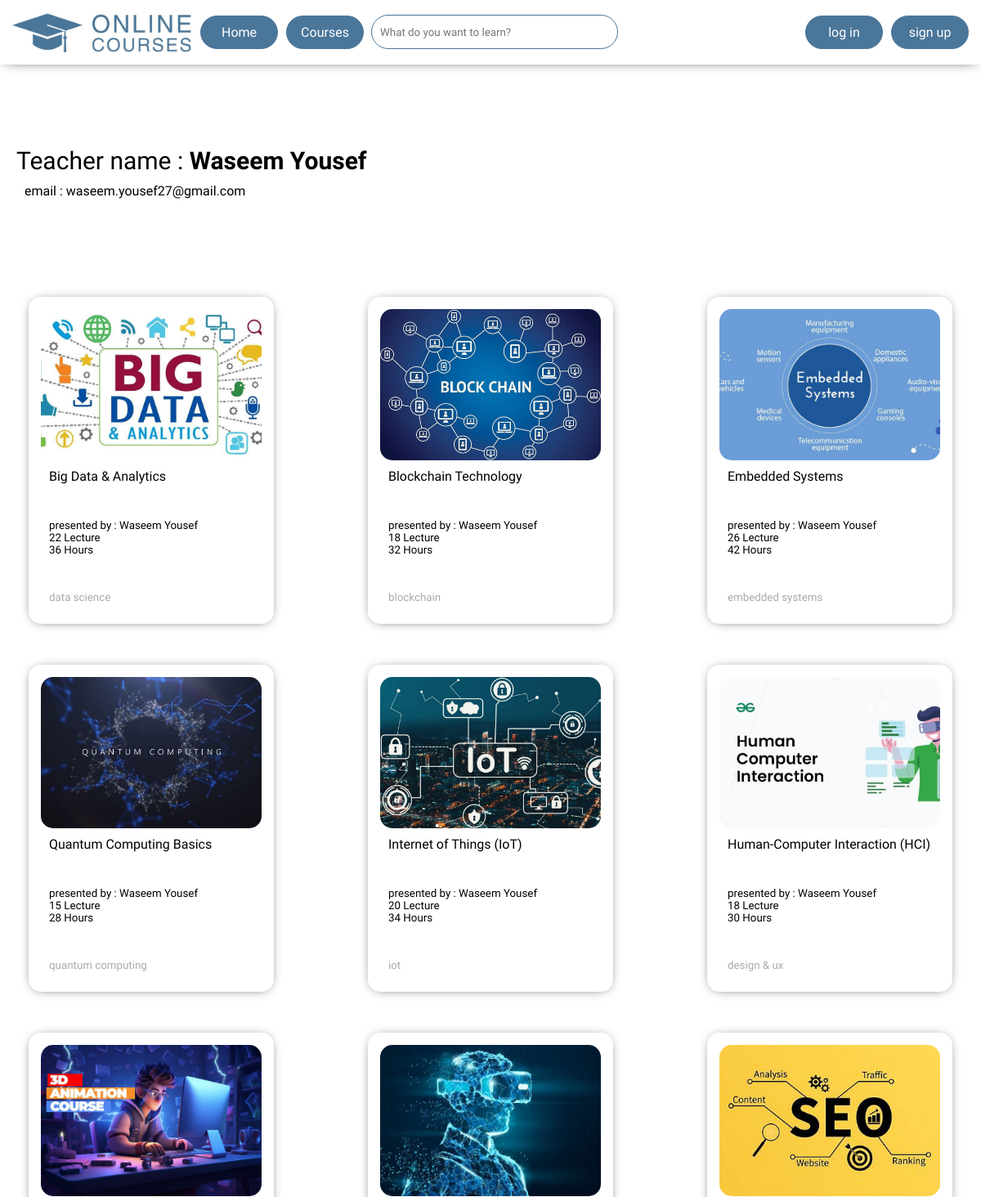
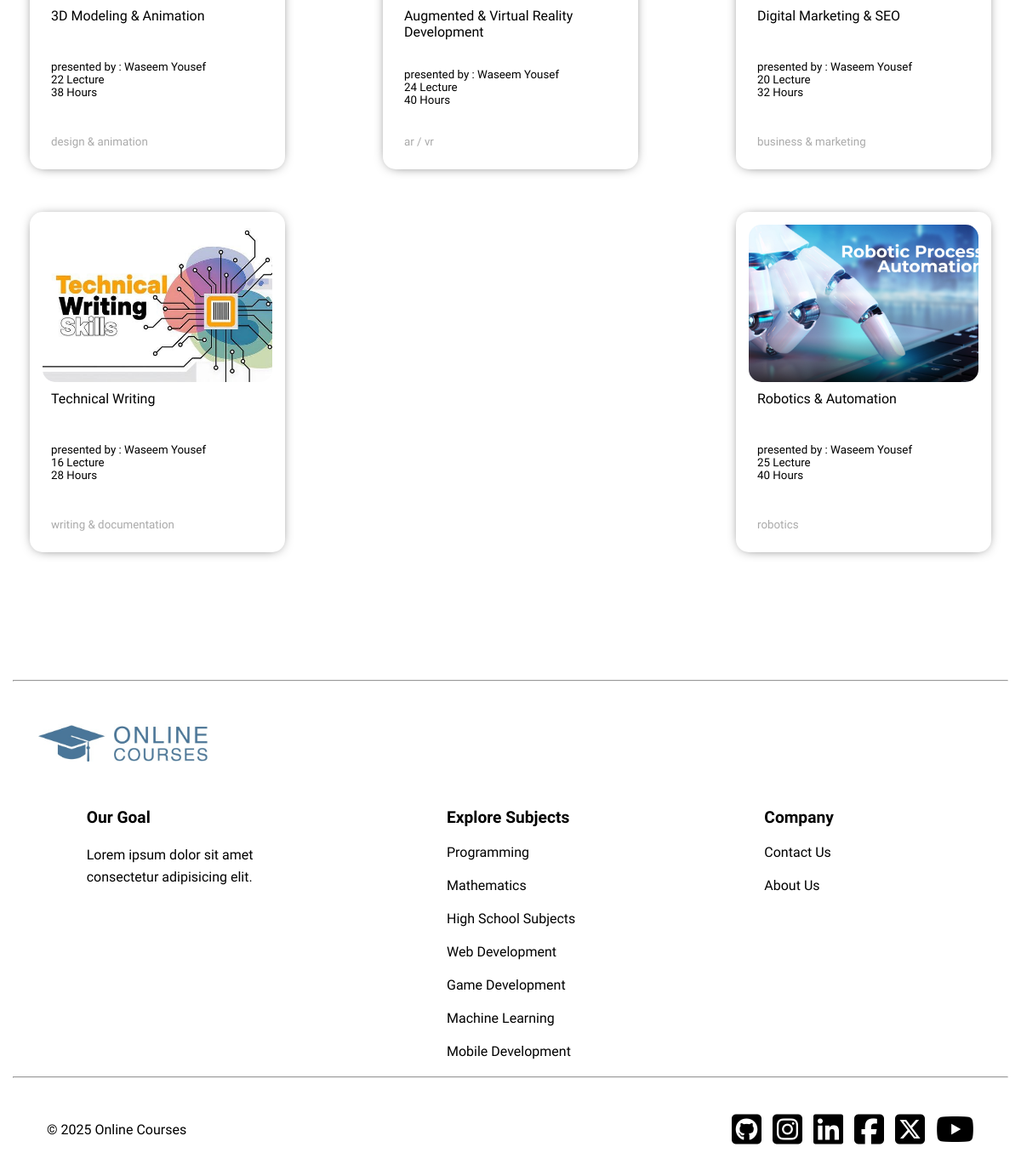
/teacher_view.php?teacher_id=11&teacher_name=Waseem Yousef&teacher_email=waseem.yousef27@gmail.com, run on the app's committed database (2 pictures, top to bottom).
### tables this page shows
CREATE TABLE `courses` (
  `course_id` int(11) NOT NULL,
  `course_title` varchar(50) NOT NULL,
  `number_of_lectures` int(11) DEFAULT NULL,
  `number_of_hours` int(11) DEFAULT NULL,
  `cover_picture_name` varchar(50) DEFAULT NULL,
  `category` varchar(50) NOT NULL,
  `number_of_enrollment` int(11) DEFAULT 0,
  `description` varchar(255) NOT NULL
);

CREATE TABLE `teachers` (
  `teacher_id` int(11) NOT NULL,
  `name` varchar(50) NOT NULL,
  `email` varchar(50) NOT NULL,
  `user_name` varchar(50) NOT NULL,
  `password` varchar(50) NOT NULL
);

### functions.php (the view, shortened to what this page needs)
<?php
function convert_table_of_ids_to_normal_array($courses_ids){
  foreach($courses_ids as $value){
    $ids[] = $value['course_id'];
  }
  return $ids;
}
function get_all_info_about_these_courses($courses_ids_array){
  $server = "localhost";
  $userName = "root";
  $password = "";
  $databaseName = "online_courses";
  $db = new mysqli($server, $userName, $password, $databaseName);
  $query = "SELECT * from courses where courses.course_id = ?";
  foreach($courses_ids_array as $id){
    $stat = $db->prepare($query);
    $stat->bind_param('i', $id);
    $stat->execute();
    $results = $stat->get_result()->fetch_all(MYSQLI_ASSOC);
    $all_info[] = $results[0];
  }
  return $all_info;
}
function get_teacher_name_from_database($teacher_id){
  $server = "localhost";
  $userName = "root";
  $password = "";
  $databaseName = "online_courses";
  $db = new mysqli($server, $userName, $password, $databaseName);
  $query = "SELECT teachers.name from teachers where teachers.teacher_id = ?";
  $stat = $db->prepare($query);
  $stat->bind_param('i', $teacher_id);
  $stat->execute();
  $results = $stat->get_result()->fetch_all(MYSQLI_ASSOC);
  return trim($results[0]['name']);
}
function get_teacher_courses($teacher_id){
  $server = "localhost";
  $userName = "root";
  $password = "";
  $databaseName = "online_courses";
  $db = new mysqli($server, $userName, $password, $databaseName);
  $query = "SELECT course_teachers.course_id from course_teachers where course_teachers.teacher_id = ?";
  $stat = $db->prepare($query);
  $stat->bind_param('i', $teacher_id);
  $stat->execute();
  $results = $stat->get_result()->fetch_all(MYSQLI_ASSOC);
  return $results;
}
  function print_teacher_courses($teacher_id){
    $results = get_teacher_courses($teacher_id);
    $all_info_about_courses = get_all_info_about_these_courses(convert_table_of_ids_to_normal_array($results));
    $teacher_name = get_teacher_name_from_database($teacher_id);
    foreach($all_info_about_courses as $course){
      echo "<a href="."course_view.php?course_id=".$course['course_id']." class='card'>";
      echo "<div class='card-image' style='background-image: url(imgs/cards_imgs/".$course['cover_picture_name'].");'></div>";
      echo "<div class='card-info'>";
        echo "<span class='course-title'>".$course['course_title']."</span>";
        echo "<div>";
          echo "<span>presented by : <span class='presenter'>$teacher_name</span></span><br>";
          echo "<span class='number-of-lectures'>".$course['number_of_lectures']." Lecture</span><br>";
          echo "<span class='number-of-hours'>".$course['number_of_hours']." Hours</span><br>";
        echo "</div>";
        echo "<span class='course-catigory'>".$course['category']."</span>";
      echo "</div>";
    echo "</a>";
    }
  }
?>

### css/master.css (style rules this page uses)
:root { --main-color: #4a769a; --secondary-color: #f7f9fa; --main-transition: .2s; --main-section-margin-top: 100px; }
* { margin: 0; padding: 0; box-sizing: border-box; font-family: 'Comfortaa', sans-serif; }
.cards-container .card { width: 300px; height: 400px; box-shadow: 0 1px 15px -7px; background-color: white; border-radius: 15px; display: block; padding: 15px; flex-shrink: 0; margin-right: 40px; color: initial; text-decoration: none; }
.cards-container .card .card-image { width: 100%; height: 50%; border-radius: 15px; background-size: cover; background-position: center; }
.cards-container .card .card-info { padding: 10px; display: flex; flex-direction: column; width: 100%; height: 50%; justify-content: space-between; }
.cards-container .card .card-info div { font-size: smaller; }
.cards-container .card .card-info .course-catigory { font-size: smaller; color: #aaa; }

### css/courses.css (style rules this page uses)
:root { --main-color: #4a769a; --secondary-color: #f7f9fa; --main-transition: .2s; --main-section-margin-top: 100px; }
.cards-container .card { margin-right: 0; margin-bottom: 50px; }

### data on the page
courses: cover_picture_name (picture), course_title "Big Data & Analytics", number_of_lectures "22", number_of_hours "36", category "data science"
teachers: name "Waseem Yousef"
courses: cover_picture_name (picture), course_title "Blockchain Technology", number_of_lectures "18", number_of_hours "32", category "blockchain"
courses: cover_picture_name (picture), course_title "Embedded Systems", number_of_lectures "26", number_of_hours "42", category "embedded systems"
courses: cover_picture_name (picture), course_title "Quantum Computing Basics", number_of_lectures "15", number_of_hours "28", category "quantum computing"
courses: cover_picture_name (picture), course_title "Internet of Things (IoT)", number_of_lectures "20", number_of_hours "34", category "iot"
courses: cover_picture_name (picture), course_title "Human-Computer Interaction (HCI)", number_of_lectures "18", number_of_hours "30", category "design & ux"
courses: cover_picture_name (picture), course_title "3D Modeling & Animation", number_of_lectures "22", number_of_hours "38", category "design & animation"
courses: cover_picture_name (picture), course_title "Augmented & Virtual Reality Development", number_of_lectures "24", number_of_hours "40", category "ar / vr"
courses: cover_picture_name (picture), course_title "Digital Marketing & SEO", number_of_lectures "20", number_of_hours "32", category "business & marketing"
courses: cover_picture_name (picture), course_title "Technical Writing", number_of_lectures "16", number_of_hours "28", category "writing & documentation"
courses: cover_picture_name (picture), course_title "Robotics & Automation", number_of_lectures "25", number_of_hours "40", category "robotics"

### other printed values
$teacher_name "Waseem Yousef"
$teacher_email "waseem.yousef27@gmail.com"
